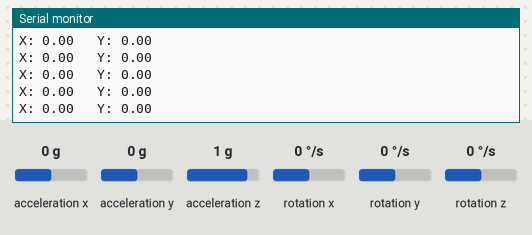
Bench run of a sketch on a simulated Arduino Uno, built with avr-gcc and run on an emulated ATmega328P. Shown: the last lines printed to the serial monitor. Inputs (shaded band) come from the test bench; at power-on: rotation x 0 °/s, rotation y 0 °/s, acceleration x 0 g, acceleration y 0 g, acceleration z 1 g, rotation z 0 °/s.

Above: at 1.2 s.
1.3 s: rotation x set to -192 °/s
At 1.46 s:
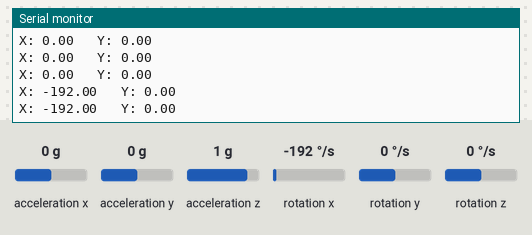
2.8 s: rotation y set to -192 °/s
At 2.8 s:
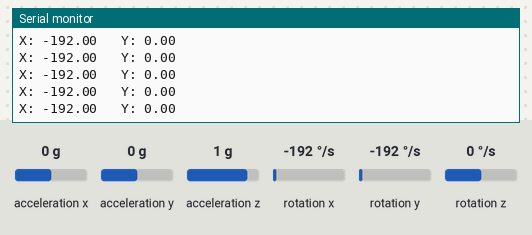
4.3 s: rotation x set to -100 °/s
At 4.34 s:
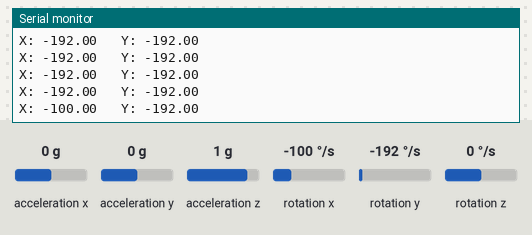
Timing chart, 0 to 7.3 s (numbered marks = the images above; inputs shaded):
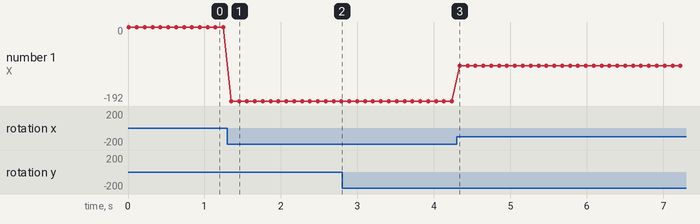

The sketch:

pyserialencoder.ino
```cpp
#include <Wire.h>
#include <MPU6050.h>

MPU6050 mpu;
float gyroXOffset = 00.00;
float gyroYOffset = 0.00;
float gyroZOffset = 0.01;
const int numReadings = 10;
float gyroXReadings[numReadings];
float gyroYReadings[numReadings];
float gyroZReadings[numReadings];
float alpha = 0.98;
float pitch = 0;

void setup() {
  Wire.begin();
  Serial.begin(9600);
  delay(10);

  // Initialize MPU6050 sensor
  mpu.initialize();

  for (int i = 0; i < numReadings; i++) {
    gyroXReadings[i] = 0.0;
    gyroYReadings[i] = 0.0;
    gyroZReadings[i] = 0.0;
  }
}

void loop() {
  int16_t gx, gy, gz;
  mpu.getRotation(&gx, &gy, &gz);

  float gyroX = (gx / 131.0) + gyroXOffset;
  float gyroY = (gy / 131.0) + gyroYOffset;
  float gyroZ = (gz / 131.0) + gyroZOffset;

  for (int i = numReadings - 1; i > 0; i--) {
    gyroXReadings[i] = gyroXReadings[i - 1];
    gyroYReadings[i] = gyroYReadings[i - 1];
    gyroZReadings[i] = gyroZReadings[i - 1];
  }
  gyroXReadings[0] = gyroX;
  gyroYReadings[0] = gyroY;
  gyroZReadings[0] = gyroZ;

  // pitch = alpha * (pitch + gyroY * 0.01) + (1 - alpha) * (atan2(-gyroX, gyroZ) * 180.0 / PI);

  // Send filtered pitch angle to the computer via Serial
  Serial.print("X: " );
  Serial.print(gyroX);
  Serial.print("   Y: ");
  Serial.println(gyroY);


  delay(100);  // Adjust the delay as needed
}
```

Measured:
- after the input at 1.3 s, the serial monitor: prints a new line after 0.05 s (image 1)
- after the input at 4.3 s, the serial monitor: prints a new line at once (image 3)
- plotted number 1: 0 → -192 after the input at 1.3 s, -192 → -100 after the input at 4.3 s
